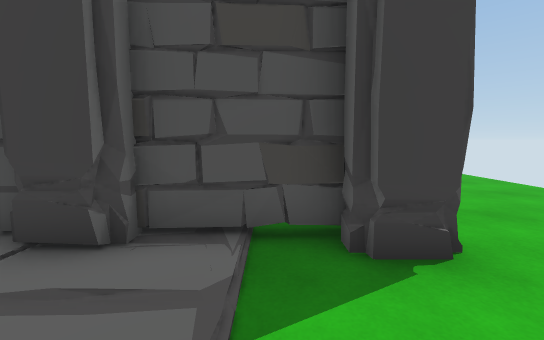
view 1 (above)

21 first-person views from a walk through a scene from a Unity 3-D project. The camera is 1.3 m above the floor, tilts 6° down and sees 90° across. The floor is counted in squares, 1 m on a side. Each view is taken from the middle of a square. On the plan, view 1 faces up. The plan holds only what a view shows up to about 13 squares ahead; the rest is blank. The place goes on beyond the plan. Door leaves are left out, so doorways stand open.

view 2
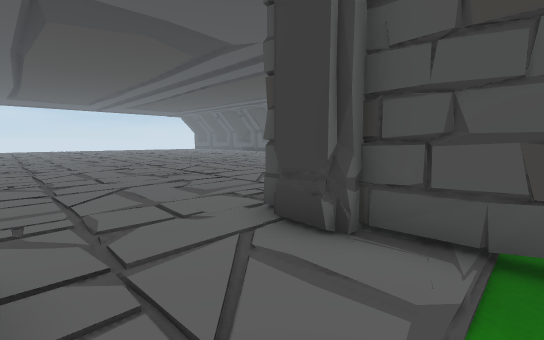

view 3
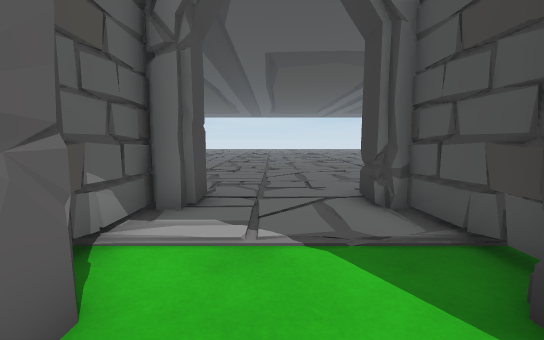

view 4
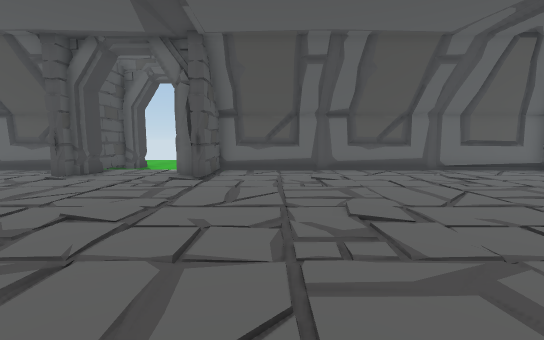

view 5
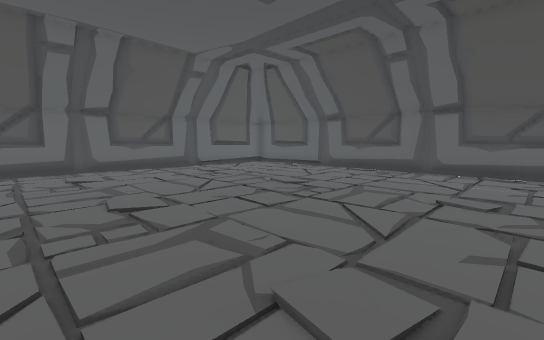

view 6
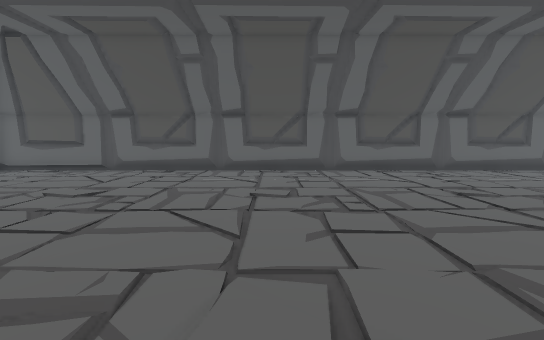

view 7
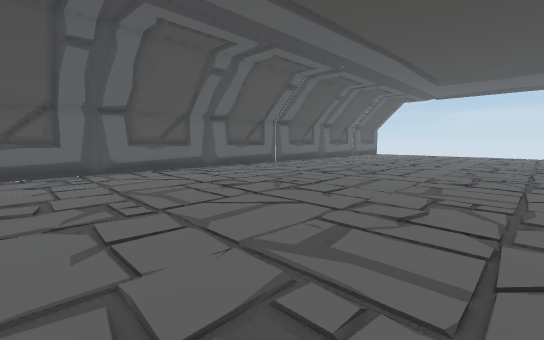

view 8
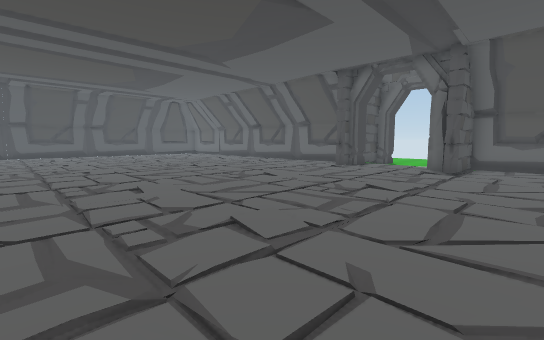

view 9
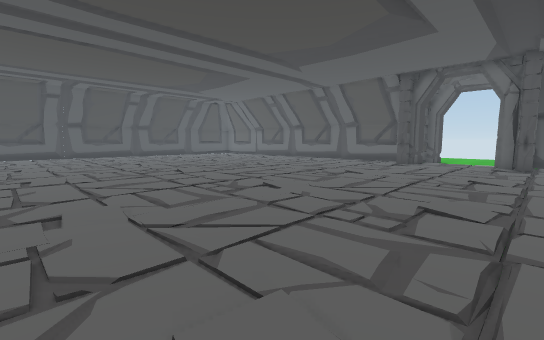

view 10
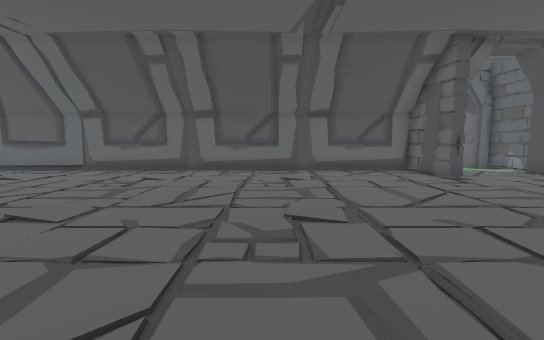

view 11
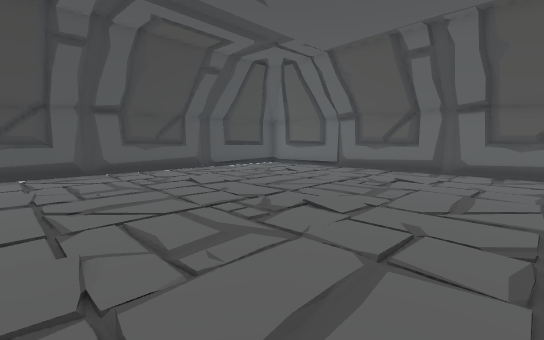

view 12
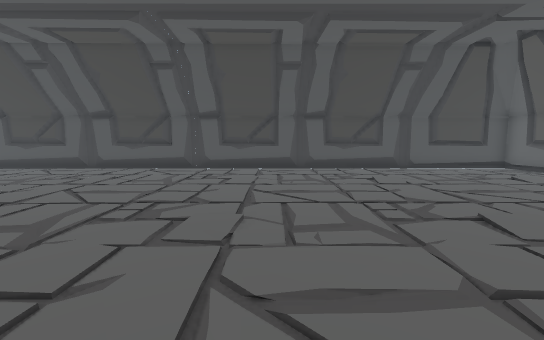

view 13
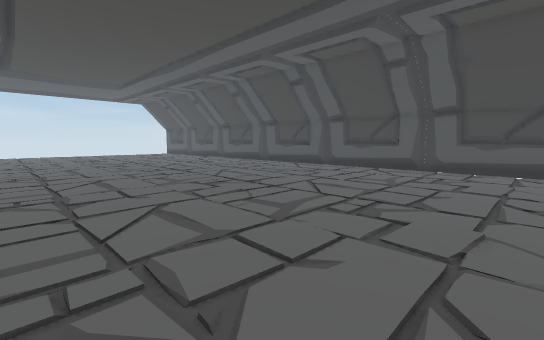

view 14
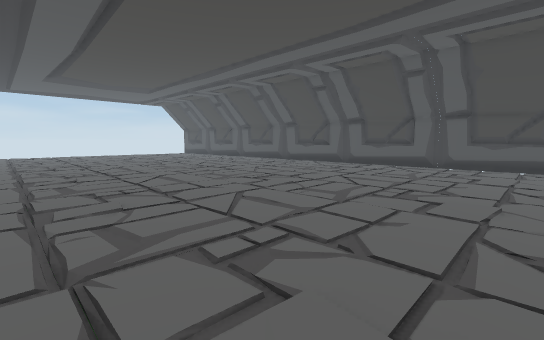

view 15
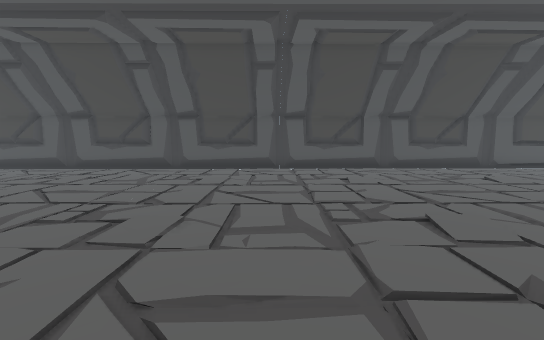

view 16
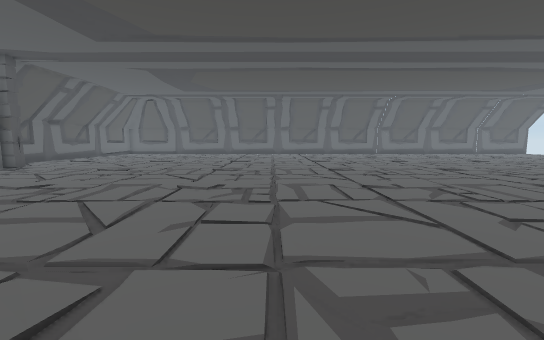

view 17
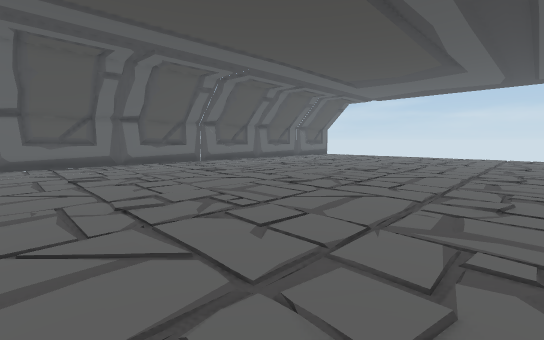

view 18
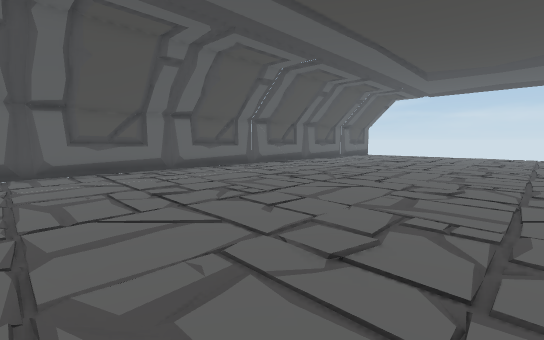

view 19
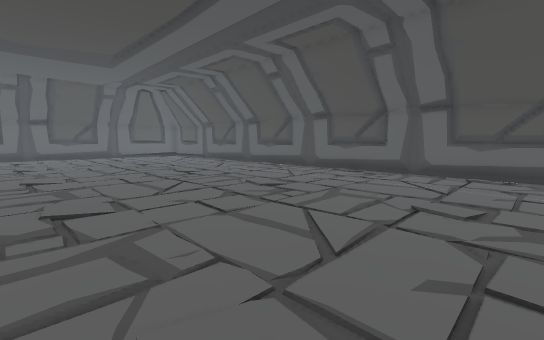

view 20
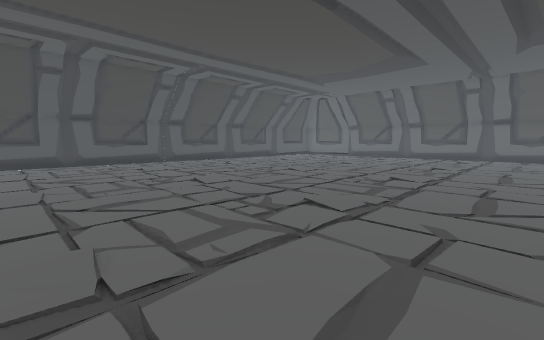

view 21
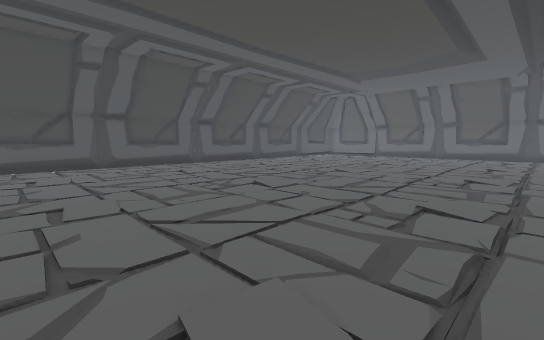

### Floor plan
Key: @ floor where view 1 was taken; # wall or solid block; . main floor; : floor 0.25 m higher than the main floor; D open door; = window, fence, low wall or low ledge.
Columns run from 24 left of view 1 to 7 right of it. Each row starts with its distance up from view 1.
 23 #### ###################
 22 ... # .................#
 21 .......................#
 20 .......................#
 19 ......:....:....:....:.#
 18 .......................#
 17 .......................#
 16 .......................#
 15 .......................#
 14 ......:....:....:....:.#
 13 .......................#
 12 .......................#
 11 .......................#
 10 .......................#
  9 ......:..............:.#      ..
  8 .......................#      ..
  7   .....................#     ...
  6  . ....................#    ...
  5    ....................#   ...
  4   ...................##### ..
  3  ....................##..##..
  2 .....................DD..DD.
  1 .....................DD..DD.
  0 .....................DD.@DD
 -1 ......:....:....:....######
 -2 ....................=###
 -3 .......................#
 -4 .......................#
 -5 .......................#
 -6 ......:....:....:....:.#
 -7 .......................#
 -8 .......................#
 -9 .......................#
-10 .......................#
-11 .....................:.#
-12 .......................#
-13 .......................#
-14 .......................#
-15 .......................#
-16 ########################

Where each view was taken, in squares from view 1:
view 1: 0 up, 0 right, facing up
view 2: 0 up, 0 right, facing up-left
view 3: 1 up, 3 right, facing left
view 4: 4 down, 13 left, facing right
view 5: 4 down, 14 left, facing down-right
view 6: 4 down, 13 left, facing down
view 7: 4 down, 13 left, facing down-left
view 8: 4 down, 16 left, facing up-right
view 9: 2 down, 19 left, facing up-right
view 10: 10 up, 13 left, facing right
view 11: 11 up, 13 left, facing up-right
view 12: 10 up, 12 left, facing up
view 13: 10 up, 12 left, facing up-left
view 14: 8 up, 12 left, facing up-left
view 15: 10 up, 16 left, facing up
view 16: 11 up, 15 left, facing down
view 17: 0 up, 16 left, facing down-left
view 18: 4 down, 15 left, facing down-left
view 19: 5 down, 24 left, facing down-right
view 20: 6 up, 23 left, facing up-right
view 21: 8 up, 24 left, facing up-right
